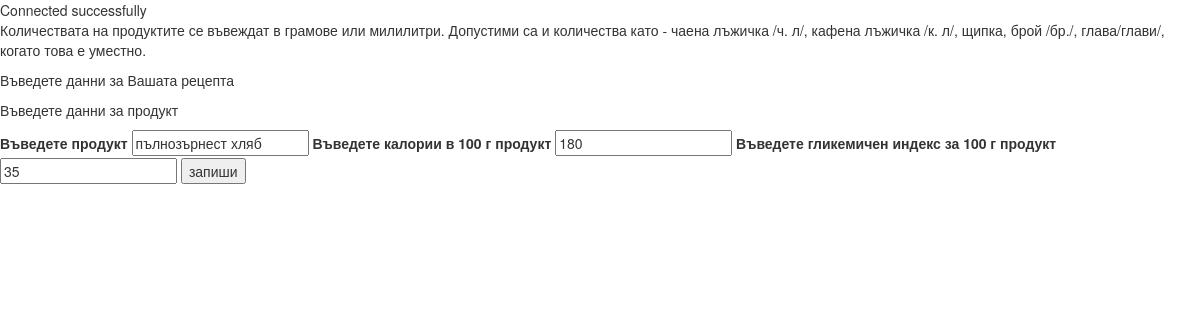
The app's page /pre_project/update_new_product.php?product=пълнозърнест хляб with its own data.
### tables this page shows
CREATE TABLE IF NOT EXISTS `products` (
  `id` int(11) NOT NULL AUTO_INCREMENT,
  `product` varchar(200) NOT NULL,
  `product_type` int(11) DEFAULT NULL,
  `calories` int(11) NOT NULL,
  `gi` int(11) NOT NULL,
  `picture` blob,
  `user_id` int(11) NOT NULL,
  `date_deleted` date DEFAULT NULL,
  PRIMARY KEY (`id`),
  UNIQUE KEY `product` (`product`),
  KEY `product_type` (`product_type`),
  KEY `users_id` (`user_id`)
);

### pre_project/update_new_product.php (the view, shortened to what this page needs)
<?php
require_once('functions.php');
if(!empty($_GET)) {
	$product = $_GET['product'];
} else {
	$product = '';
}
$q = "SELECT * FROM `products` WHERE `product` = '$product'";
$result = mysqli_query($connect, $q);
if (mysqli_num_rows($result)>0) {
	$row = mysqli_fetch_assoc($result);
}
?>
<!DOCTYPE html>
<html lang="en">
<head>
	<link rel="stylesheet" href="https://maxcdn.bootstrapcdn.com/bootstrap/3.3.5/css/bootstrap.min.css">
	<link rel="stylesheet" href="https://maxcdn.bootstrapcdn.com/bootstrap/3.3.5/css/bootstrap-theme.min.css">
</head>
<body>
	<p>Количествата на продуктите се въвеждат в грамове или милилитри. Допустими са и количества като - чаена лъжичка /ч. л/, кафена лъжичка /к. л/, щипка, брой /бр./, глава/глави/, когато това е уместно. </p>
	<p>Въведете данни за Вашата рецепта</p>
	<form method="post" action="update_new_product.php">
		<p>Въведете данни за продукт</p>
		<label for="nm">Въведете продукт</label>
		<input type="text" name="name" id="nm" value="<?php if(isset($row['product'])) {echo $row['product']; }?>">
		<label for="cal">Въведете калории в 100 г продукт</label>
		<input type="number" name="cal" id="cal" value="<?php echo $row['calories'];?>">
		<label for="gi">Въведете гликемичен индекс за 100 г продукт</label>
		<input type="number" name="gi" id="gi" value="<?php echo $row['gi'];?>">
		<input type="submit" value="запиши" name="submit">
	</form>

### records on screen
products: name "пълнозърнест хляб", cal "180", gi "35"
